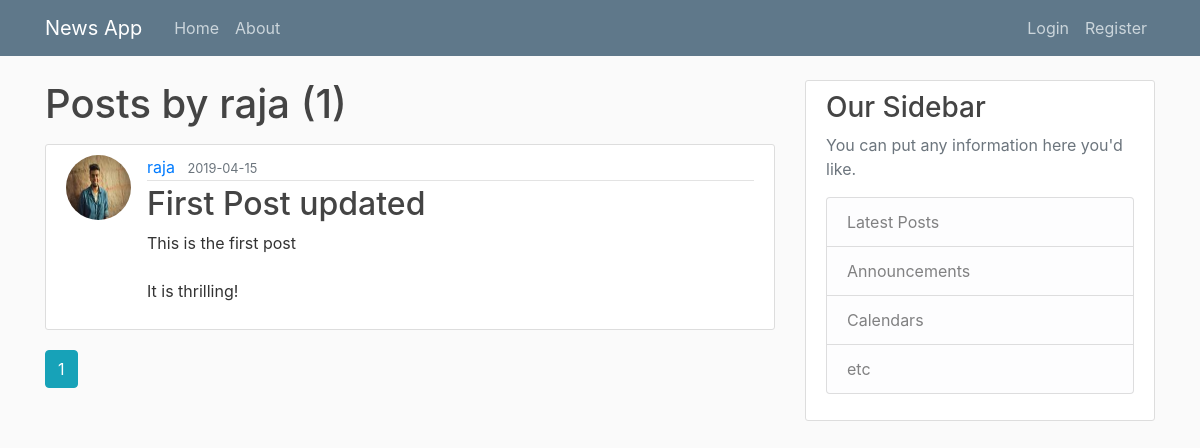
Before: /user/raja with the older database file.
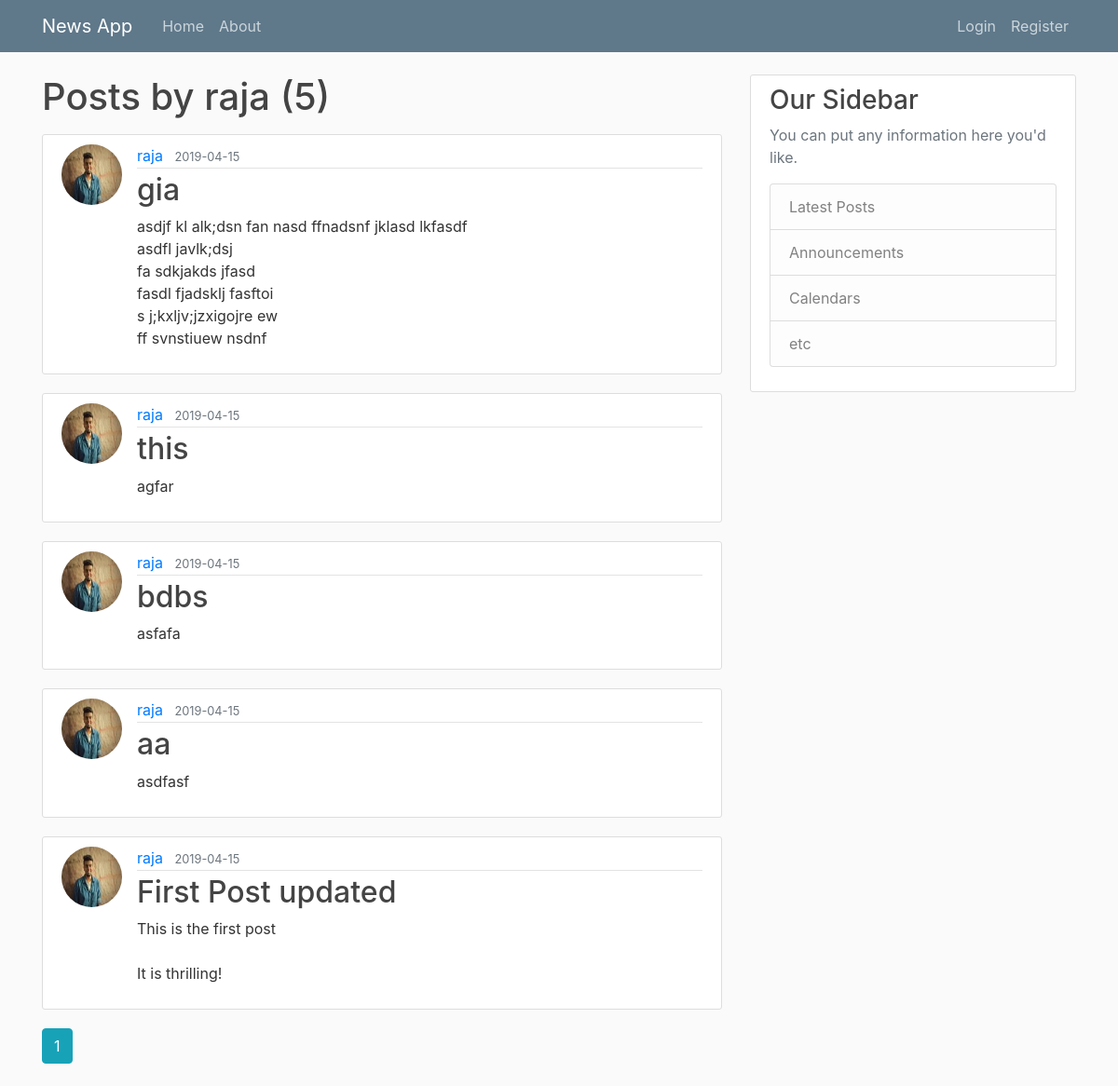
After: the same page with the newer database file.
### flaskblog/models.py (models this page shows, shortened)
class User(db.Model, UserMixin):
    id = db.Column(db.Integer, primary_key=True)
    username = db.Column(db.String(20), unique=True, nullable=False)
    email = db.Column(db.String(120), unique=True, nullable=False)
    image_file = db.Column(db.String(20), nullable=False,
                           default='default.jpg')
    password = db.Column(db.String(60), nullable=False)
    posts = db.relationship('Post', backref='author', lazy=True)

class Post(db.Model):
    id = db.Column(db.Integer, primary_key=True)
    title = db.Column(db.String(100), nullable=False)
    date_posted = db.Column(db.DateTime, nullable=False,
                            default=datetime.utcnow)
    content = db.Column(db.Text, nullable=False)
    user_id = db.Column(db.Integer, db.ForeignKey('user.id'), nullable=False)

### flaskblog/routes.py (the view)
@app.route("/user/<string:username>")
def user_posts(username):
    page = request.args.get('page', 1, type=int)
    user = User.query.filter_by(username=username).first_or_404()
    posts = Post.query.filter_by(author=user)\
        .order_by(Post.date_posted.desc())\
        .paginate(page=page, per_page=5)
    return render_template('user_posts.html', posts=posts, user=user)

### flaskblog/templates/user_posts.html
{% extends "layout.html" %} {% block content %}
<h1 class="mb-3">Posts by {{ user.username }} ({{ posts.total }})</h1>
{% for post in posts.items %}
<article class="media content-section">
  <img
    src="{{ url_for('static',filename='profile_pics/' + post.author.image_file) }}"
    alt=""
    class="rounded-circle article-img"
  />
  <div class="media-body">
    <div class="article-metadata">
      <a
        class="mr-2"
        href="{{ url_for('user_posts', username=post.author.username) }}"
        >{{ post.author.username }}</a
      >
      <small class="text-muted">{{
        post.date_posted.strftime("%Y-%m-%d")
      }}</small>
    </div>
    <h2>
      <a class="article-title" href="{{ url_for('post',post_id=post.id) }}">{{
        post.title
      }}</a>
    </h2>
    <p class="article-content">{{ post.content }}</p>
  </div>
</article>
{% endfor %} {% for page_num in posts.iter_pages(left_edge=1, right_edge=1,
left_current=1, right_current=2) %} {% if page_num %} {% if posts.page ==
page_num %}
<a
  class="btn btn-info mb-4"
  href="{{ url_for('user_posts', username=user.username, page=page_num)}}"
  >{{ page_num }}</a
>
{% else %}
<a
  class="btn btn-outline-info mb-4"
  href="{{ url_for('user_posts', username=user.username, page=page_num)}}"
  >{{ page_num }}</a
>
{% endif %} {% else %} ... {% endif %} {% endfor %} {% endblock content %}

### flaskblog/templates/layout.html (shortened to what this page needs)
<!DOCTYPE html>
<html>
  <head>
    <link
      rel="stylesheet"
      href="https://stackpath.bootstrapcdn.com/bootstrap/4.3.1/css/bootstrap.min.css"
    />
    <link rel="stylesheet" type="text/css" href="{{ url_for('static',filename='main.css') }}">
  </head>
  <body>
    <header class="site-header">
      <nav class="navbar navbar-expand-md navbar-dark bg-steel fixed-top">
        <div class="container">
          <a class="navbar-brand mr-4" href="/">News App</a>
          <div class="collapse navbar-collapse" id="navbarToggle">
            <div class="navbar-nav mr-auto">
              <a class="nav-item nav-link" href="{{ url_for('home')}}">Home</a>
              <a class="nav-item nav-link" href="{{ url_for('about') }}">About</a>
            </div>
            <div class="navbar-nav">
              {% if current_user.is_authenticated %}
              <a class="nav-item nav-link" href="{{ url_for('new_post') }}">New Post</a>
              <a class="nav-item nav-link" href="{{ url_for('account') }}">Account</a>
              <a class="nav-item nav-link" href="{{ url_for('register') }}">Register</a>
              <a class="nav-item nav-link" href="{{ url_for('logout') }}">Logout</a>
              {% else %}
                <a class="nav-item nav-link" href="{{ url_for('login') }}">Login</a>
                <a class="nav-item nav-link" href="{{ url_for('register') }}">Register</a>
              {% endif %}
            </div>
          </div>
        </div>
      </nav>
    </header>
    <main role="main" class="container">
      <div class="row">
        <div class="col-md-8">
          {% block content %}{% endblock %}
        </div>
        <div class="col-md-4">
          <div class="content-section">
            <h3>Our Sidebar</h3>
            <p class='text-muted'>You can put any information here you'd like.
              <ul class="list-group">
                <li class="list-group-item list-group-item-light">Latest Posts</li>
                <li class="list-group-item list-group-item-light">Announcements</li>
                <li class="list-group-item list-group-item-light">Calendars</li>
                <li class="list-group-item list-group-item-light">etc</li>
              </ul>
            </p>
          </div>
        </div>
      </div>
    </main>
  </body>
</html>

### flaskblog/static/main.css (style rules this page uses)
body { background: #fafafa; color: #333333; margin-top: 5rem; }
h1, h2, h3, h4, h5, h6 { color: #444444; }
.bg-steel { background-color: #5f788a; }
.site-header .navbar-nav .nav-link { color: #cbd5db; }
.content-section { background: #ffffff; padding: 10px 20px; border: 1px solid #dddddd; border-radius: 3px; margin-bottom: 20px; }
.article-title { color: #444444; }
.article-content { white-space: pre-line; }
.article-img { height: 65px; width: 65px; margin-right: 16px; }
.article-metadata { padding-bottom: 1px; margin-bottom: 4px; border-bottom: 1px solid #e3e3e3 }

Changed rows visible on the page:
added Post: image_file (picture), author.username "raja", date_posted "2019-04-15", title "gia", content "asdjf kl alk;dsn fan nasd ffnadsnf jklasd lkfasdf asdfl javlk;dsj fa sdkjakds jfasd fasdl fjadsklj fasftoi s j;kxljv;jzxigojre ew ff svnstiuew nsdnf"
added Post: image_file (picture), author.username "raja", date_posted "2019-04-15", title "this", content "agfar"
added Post: image_file (picture), author.username "raja", date_posted "2019-04-15", title "bdbs", content "asfafa"
added Post: image_file (picture), author.username "raja", date_posted "2019-04-15", title "aa", content "asdfasf"
Other visible differences:
{{ posts.total }}: "1" → "5"
